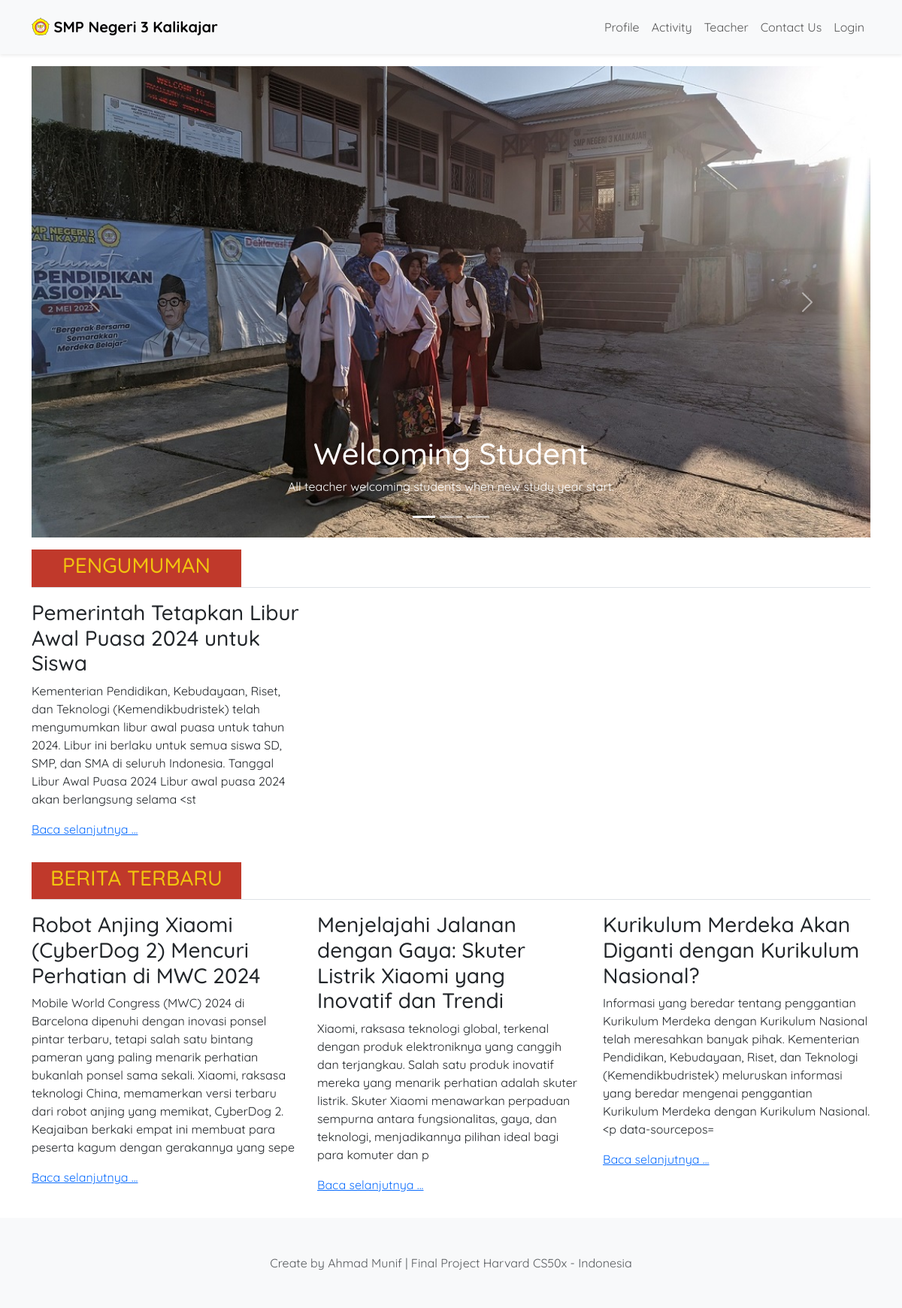
The page / on the database its author committed.
### tables this page shows
CREATE TABLE article (id INTEGER PRIMARY KEY AUTOINCREMENT, type TEXT NOT NULL, title TEXT NOT NULL, content TEXT NOT NULL, status TEXT NOT NULL, time TIMESTAMP DEAFULT CURRENT_TIMESTAMP NOT NULL, user_id INTEGER NOT NULL, FOREIGN KEY(user_id) REFERENCES teacher(id));

### app.py (the view)
@app.route("/")
def index():
    artikel = "Artikel"
    pengumuman = "Pengumuman"
    article = db.execute("SELECT * FROM article WHERE type = ? LIMIT 9", artikel)
    pengumuman = db.execute("SELECT * FROM article WHERE type = ? LIMIT 9", pengumuman)
    return render_template("index.html", article=article, pengumuman=pengumuman)

### app.py (called while the page is built)
@app.after_request
def after_request(response):
    response.headers["Cache-Control"] = "no-cache, no-store, must-revalidate"
    response.headers["Expires"] = 0
    response.headers["Pragma"] = "no-cache"
    return response

### templates/index.html (shortened to what this page needs)
{% extends "layout.html" %}
{% block main %}
  <div class="container py-3">
    <div id="myCarousel" class="carousel slide" data-bs-ride="carousel">
      <div class="carousel-indicators">
        <button type="button" data-bs-target="#myCarousel" data-bs-slide-to="0" class="active" aria-current="true" aria-label="Slide 1"></button>
        <button type="button" data-bs-target="#myCarousel" data-bs-slide-to="1" aria-label="Slide 2"></button>
        <button type="button" data-bs-target="#myCarousel" data-bs-slide-to="2" aria-label="Slide 3"></button>
      </div>
      <div class="carousel-inner">
        <div class="carousel-item active">
          <img src="../static/img_1.jpg" class="d-block w-100" alt="...">
          <div class="container">
            <div class="carousel-caption">
              <h1>Welcoming Student</h1>
              <p>All teacher welcoming students when new study year start.</p>
            </div>
          </div>
        </div>
      </div>
      <button class="carousel-control-prev" type="button" data-bs-target="#myCarousel" data-bs-slide="prev">
        <span class="carousel-control-prev-icon" aria-hidden="true"></span>
      </button>
      <button class="carousel-control-next" type="button" data-bs-target="#myCarousel" data-bs-slide="next">
        <span class="carousel-control-next-icon" aria-hidden="true"></span>
      </button>
    </div>
    <div class="row py-2"></div>
    <div class="container border-bottom text-center">
      <div class="row">
        <div class="col-lg-3 py-1" style="background-color: #c0392b; color: #f1c40f;"><h3>PENGUMUMAN</h3></div>
      </div>
    </div>
    <div class="row">
      {% for pengumumans in pengumuman %}
        <div class="col-lg-4 py-3">
          <h3>{{ pengumumans.title }}</h3>
          <p>{{ pengumumans.content[:400] | striptags }}</p>
          <a href="/detailArticle/{{ pengumumans.id }}">Baca selanjutnya ... </a>
        </div>
      {% endfor %}
      </div>
    <div class="row py-2"></div>
    <div class="container border-bottom text-center">
      <div class="row">
        <div class="col-lg-3 py-1" style="background-color: #c0392b; color: #f1c40f;"><h3>BERITA TERBARU</h3></div>
        <div class="col-lg-9"></div>
      </div>
    </div>
    <div class="row">
    {% for articles in article %}
      <div class="col-lg-4 py-3">
        <h3>{{ articles.title }}</h3>
        <p>{{ articles.content[:400] | striptags }}</p>
        <a href="/detailArticle/{{ articles.id }}">Baca selanjutnya ... </a>
      </div>
    {% endfor %}
    </div>
</div>
{% endblock %}

### templates/layout.html (shortened to what this page needs)
<!DOCTYPE html>
<html lang="eng">
    <head>
        <link href="https://cdn.jsdelivr.net/npm/bootstrap@5.3.3/dist/css/bootstrap.min.css" rel="stylesheet">
        <link href="/static/styles.css" rel="stylesheet">
        <link
            rel="stylesheet"
            href="https://cdnjs.cloudflare.com/ajax/libs/font-awesome/5.15.4/css/all.min.css"
        />
    </head>
    <body>
      <nav class="navbar navbar-expand-lg bg-body-tertiary sticky-top shadow-sm py-3">
        <div class="container container-fluid">
          <a class="navbar-brand" href="/">
            <img src="/static/favicon.ico" alt="Logo" width="24" height="24" class="d-inline-block align-text-top">
            <b>SMP Negeri 3 Kalikajar</b>
          </a>
          <div class="collapse navbar-collapse" id="navbarCollapse">
            <ul class="navbar-nav ms-auto">
              <li class="nav-item">
                <a class="nav-link" aria-current="page" href="/profile">Profile</a>
              </li>
              <li class="nav-item">
                <a class="nav-link" aria-current="page" href="/activity">Activity</a>
              </li>
              <li class="nav-item">
                <a class="nav-link" aria-current="page" href="/teacher">Teacher</a>
              </li>
              <li class="nav-item">
                <a class="nav-link" aria-current="page" href="/contactUs">Contact Us</a>
              </li>
              <li class="nav-item">
                <a class="nav-link" aria-current="page" href="/login">Login</a>
              </li>
            </ul>
          </div>
        </div>
      </nav>
          {% block main %}{% endblock %}
        <footer class="py-5 text-center text-body-secondary bg-body-tertiary">
            <div class="row">
                <div class="col-12">
                    Create by Ahmad Munif | Final Project Harvard CS50x - Indonesia
                </div>
            </div>
        </footer>
    </body>
</html>

### static/styles.css (style rules this page uses)
body { font-family: 'Quicksand', sans-serif; height: 100vh; margin: 0; display: flex; flex-direction: column; }
footer { background-color: #000000; color: #636e72; }
nav { background-color: #FFFFFF; }

### rows shown on the page
article: title "Pemerintah Tetapkan Libur Awal Puasa 2024 untuk Siswa", content "Kementerian Pendidikan, Kebudayaan, Riset, dan Teknologi (Kemendikbudristek) telah mengumumkan libur awal puasa untuk tahun 2024. Libur ini berlaku untuk semua siswa SD, SMP, dan SMA di seluruh Indonesia. Tanggal Libur Awal Puasa 2024 Libur awal puasa 2024 akan berlangsung selama <st"
article: title "Robot Anjing Xiaomi (CyberDog 2) Mencuri Perhatian di MWC 2024", content "Mobile World Congress (MWC) 2024 di Barcelona dipenuhi dengan inovasi ponsel pintar terbaru, tetapi salah satu bintang pameran yang paling menarik perhatian bukanlah ponsel sama sekali. Xiaomi, raksasa teknologi China, memamerkan versi terbaru dari robot anjing yang memikat, CyberDog 2. Keajaiban berkaki empat ini membuat para peserta kagum dengan gerakannya yang sepe"
article: title "Menjelajahi Jalanan dengan Gaya: Skuter Listrik Xiaomi yang Inovatif dan Trendi", content "Xiaomi, raksasa teknologi global, terkenal dengan produk elektroniknya yang canggih dan terjangkau. Salah satu produk inovatif mereka yang menarik perhatian adalah skuter listrik. Skuter Xiaomi menawarkan perpaduan sempurna antara fungsionalitas, gaya, dan teknologi, menjadikannya pilihan ideal bagi para komuter dan p"
article: title "Kurikulum Merdeka Akan Diganti dengan Kurikulum Nasional?", content "Informasi yang beredar tentang penggantian Kurikulum Merdeka dengan Kurikulum Nasional telah meresahkan banyak pihak. Kementerian Pendidikan, Kebudayaan, Riset, dan Teknologi (Kemendikbudristek) meluruskan informasi yang beredar mengenai penggantian Kurikulum Merdeka dengan Kurikulum Nasional. <p data-sourcepos="
